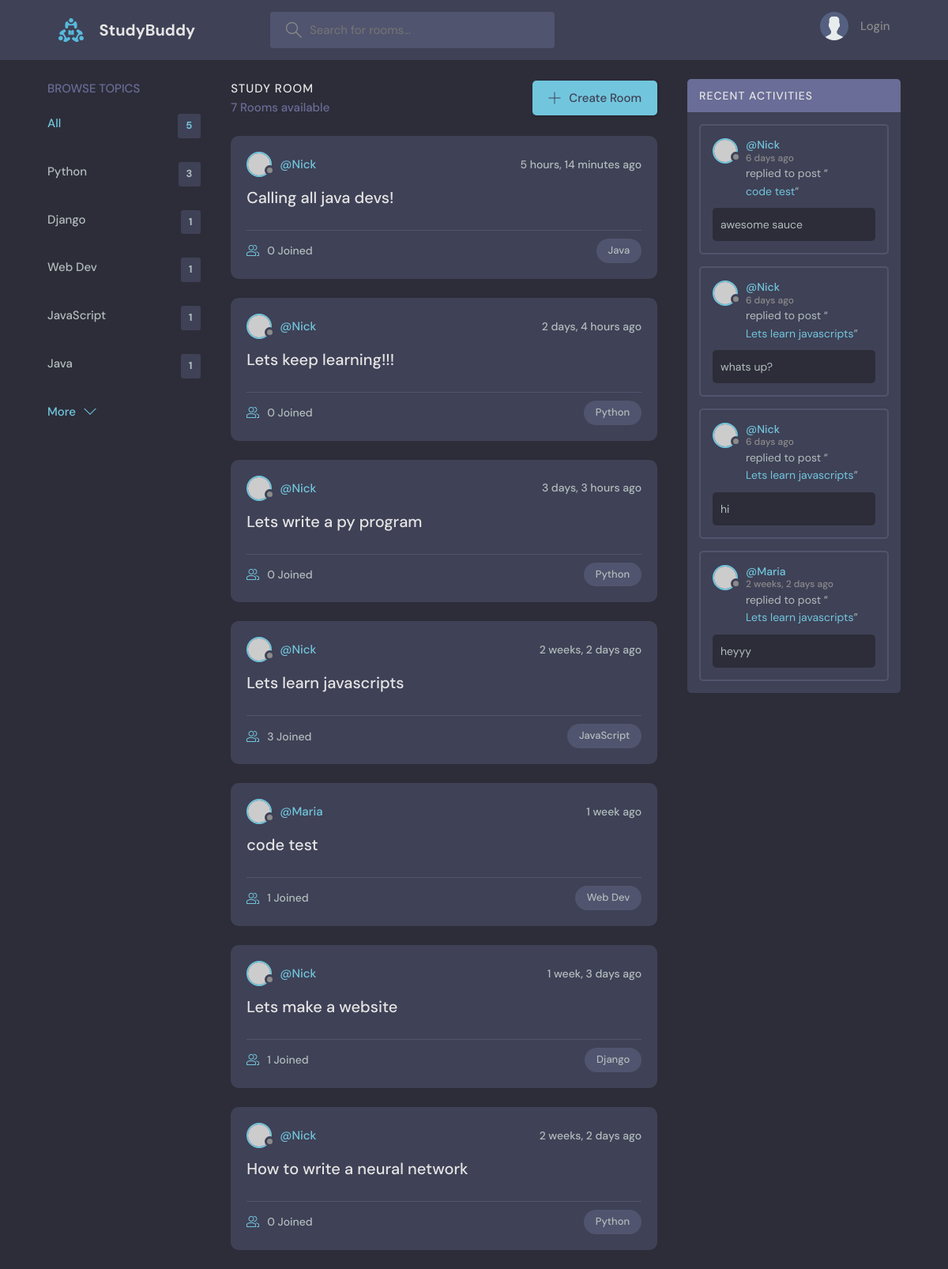
The page / on the database its author committed.
### base/models.py (models this page shows, shortened)
class Topic(models.Model):
    name = models.CharField(max_length=200)

class Room(models.Model):
    host = models.ForeignKey(User, on_delete=models.SET_NULL, null = True)
    topic = models.ForeignKey(Topic, on_delete=models.SET_NULL, null = True)  #change later
    name = models.CharField(max_length=200)
    description = models.TextField(null=True, blank=True)
    participants = models.ManyToManyField(User, related_name='participants', blank=True)
    updated = models.DateTimeField(auto_now=True)
    created = models.DateTimeField(auto_now_add=True)
    class Meta:
        ordering = ['-updated', '-created']
    def __str__(self):
        return self.name

class Message(models.Model):
    user = models.ForeignKey(User, on_delete=models.CASCADE)
    room = models.ForeignKey(Room, on_delete=models.CASCADE)
    body = models.TextField()
    updated = models.DateTimeField(auto_now=True)
    created = models.DateTimeField(auto_now_add=True)
    class Meta:
        ordering = ['-updated', '-created']

### base/views.py (the view)
# urls.py: path('', views.home, name="home"),
def home(request):
    q = request.GET.get('q') if request.GET.get('q') != None else ''
    rooms = Room.objects.filter(
        Q(topic__name__icontains=q) |
        Q(name__icontains=q) |
        Q(description__icontains=q)
    )
    topics = Topic.objects.all()[0:5]
    room_count = rooms.count()
    room_messages = Message.objects.filter(Q(room__topic__name__icontains=q))
    context = {'rooms': rooms, 'topics': topics,
                'room_count': room_count, 'room_messages': room_messages}
    return render(request, 'base/home.html', context)

### base/templates/base/home.html (shortened to what this page needs)
{% extends 'main.html' %}
{% block content %}
    <main class="layout layout--3">
      <div class="container">
        {% include 'base/topics_component.html' %}
        <div class="roomList">
          <div class="roomList__header">
            <div>
              <h2>Study Room</h2>
              <p>{{rooms.count}} Rooms available</p>
            </div>
            <a class="btn btn--main" href="{% url 'create-room' %}">
              <svg version="1.1" xmlns="http://www.w3.org/2000/svg" width="32" height="32" viewBox="0 0 32 32">
                <title>add</title>
                <path
                  d="M16.943 0.943h-1.885v14.115h-14.115v1.885h14.115v14.115h1.885v-14.115h14.115v-1.885h-14.115v-14.115z"
                ></path>
              </svg>
              Create Room
            </a>
          </div>
          {% include 'base/feed_component.html' %}
        </div>
         {%include 'base/activity_component.html'%}
      </div>
    </main>
    {% endblock %}

### base/templates/base/topics_component.html
<div class="topics">
    <div class="topics__header">
      <h2>Browse Topics</h2>
    </div>
    <ul class="topics__list">
      <li>
        <a href="{% url 'home' %}" class="active">All <span>{{topics.count}}</span></a>
      </li>
      {% for topic in topics %}
      <li>
        <a href="{% url 'home' %}?q={{topic.name}}">{{topic.name}} <span>{{topic.room_set.all.count}}</span></a>
      </li>
      {% endfor %}
    </ul>
    <a class="btn btn--link" href="{% url 'topics' %}">
      More
      <svg version="1.1" xmlns="http://www.w3.org/2000/svg" width="32" height="32" viewBox="0 0 32 32">
        <title>chevron-down</title>
        <path d="M16 21l-13-13h-3l16 16 16-16h-3l-13 13z"></path>
      </svg>
    </a>
  </div>

### base/templates/base/feed_component.html (shortened to what this page needs)
{% for room in rooms %}
<div class="roomListRoom">
    <div class="roomListRoom__header">
      <a href="{% url 'user-profile' room.host.id %}" class="roomListRoom__author">
        <div class="avatar avatar--small">
          <img src="https://randomuser.me/api/portraits/women/11.jpg" />
        </div>
        <span>@{{room.host.username}}</span>
      </a>
      <div class="roomListRoom__actions">
        <span>{{room.created|timesince}} ago</span>
      </div>
    </div>
    <div class="roomListRoom__content">
      <a href="{% url 'room' room.id %}">{{room.name}}</a>
    </div>
    <div class="roomListRoom__meta">
      <a href="{% url 'room' room.id %}" class="roomListRoom__joined">
        {{room.participants.all.count}} Joined
      </a>
      <p class="roomListRoom__topic">{{room.topic.name}}</p>
    </div>
  </div>
{% endfor %}

### base/templates/base/activity_component.html (shortened to what this page needs)
<div class="activities">
    <div class="activities__header">
      <h2>Recent Activities</h2>
    </div>
    {% for message in room_messages %}
    <div class="activities__box">
      <div class="activities__boxHeader roomListRoom__header">
        <a href="{%url 'user-profile' message.user.id%}" class="roomListRoom__author">
          <div class="avatar avatar--small">
            <img src="https://randomuser.me/api/portraits/women/11.jpg" />
          </div>
          <p>
            @{{message.user}}
            <span>{{message.created|timesince}} ago</span>
          </p>
        </a>
      </div>
      <div class="activities__boxContent">
        <p>replied to post “<a href="{% url 'room' message.room.id %}">{{message.room}}</a>”</p>
        <div class="activities__boxRoomContent">
          {{message.body}}
        </div>
      </div>
    </div>
    {% endfor %}
  </div>

### rows shown on the page
Topic: name "Python", room_set.all.count "3"
Topic: name "Django", room_set.all.count "1"
Topic: name "Web Dev", room_set.all.count "1"
Topic: name "JavaScript", room_set.all.count "1"
Topic: name "Java", room_set.all.count "1"
Room: host.username "Nick", created "5 hours, 14 minutes", name "Calling all java devs!", participants.all.count "0", topic.name "Java"
Room: host.username "Nick", created "2 days, 4 hours", name "Lets keep learning!!!", participants.all.count "0", topic.name "Python"
Room: host.username "Nick", created "3 days, 3 hours", name "Lets write a py program", participants.all.count "0", topic.name "Python"
Room: host.username "Nick", created "2 weeks, 2 days", name "Lets learn javascripts", participants.all.count "3", topic.name "JavaScript"
Room: host.username "Maria", created "1 week", name "code test", participants.all.count "1", topic.name "Web Dev"
Room: host.username "Nick", created "1 week, 3 days", name "Lets make a website", participants.all.count "1", topic.name "Django"
Room: host.username "Nick", created "2 weeks, 2 days", name "How to write a neural network", participants.all.count "0", topic.name "Python"
Message: user "Nick", created "6 days", room "code test", body "awesome sauce"
Message: user "Nick", created "6 days", room "Lets learn javascripts", body "whats up?"
Message: user "Nick", created "6 days", room "Lets learn javascripts", body "hi"
Message: user "Maria", created "2 weeks, 2 days", room "Lets learn javascripts", body "heyyy"

### other values the page prints
{{ topics.count }} "5"
{{ rooms.count }} "7"
